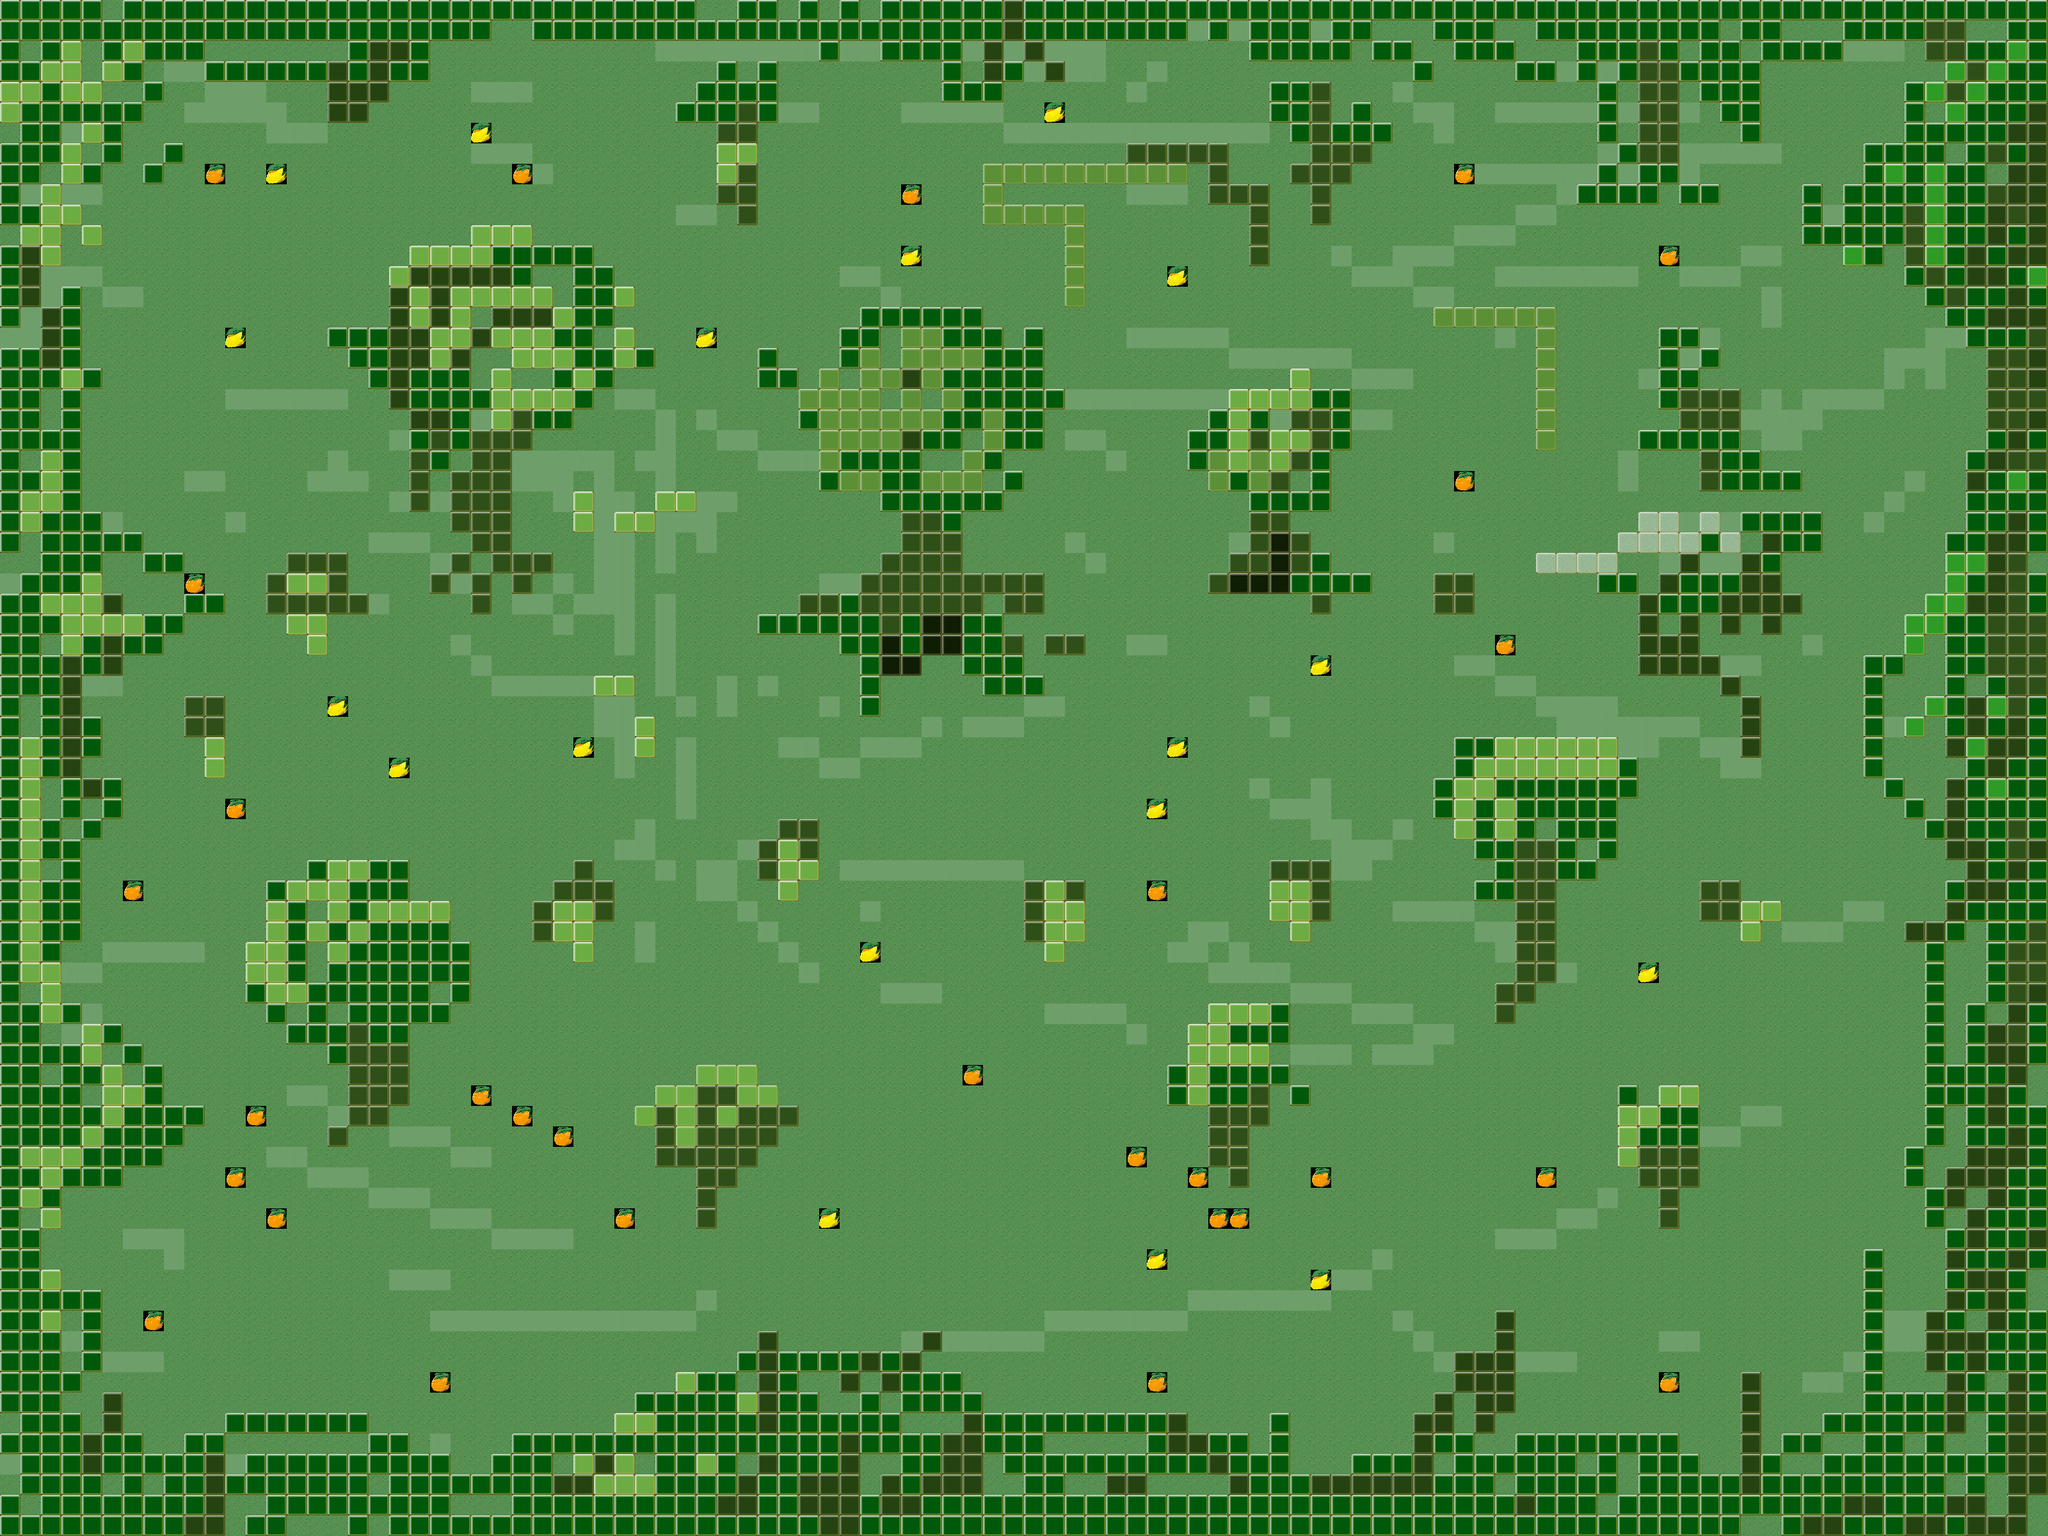

Rendered tile map (Tiled .tmx) drawn with the repository's tilesets; below, a short description and the map source with its tile grids summarised:
An orthogonal 100x75 tile map with 32x32 px tiles, 1 tile layer (Kachelebene 1), 5 tilesets.

<map version="1.0" orientation="orthogonal" renderorder="right-down" width="100" height="75" tilewidth="32" tileheight="32" nextobjectid="1">
 <tileset firstgid="1" name="001_Lawn_Sprite" tilewidth="32" tileheight="32" tilecount="14">
  <image source="001_Lawn_Sprite.png" trans="ff00ff" width="448" height="32" />
 </tileset>
 <tileset firstgid="15" name="001_Fruititem_Lemon" tilewidth="32" tileheight="32" tilecount="2">
  <image source="001_Fruititem_Lemon.png" trans="ff00ff" width="64" height="32" />
 </tileset>
 <tileset firstgid="17" name="001_Fruititem_Orange" tilewidth="32" tileheight="32" tilecount="2">
  <image source="001_Fruititem_Orange.png" trans="ff00ff" width="64" height="32" />
 </tileset>
 <tileset firstgid="19" name="001_Enemy_Blue" tilewidth="32" tileheight="32" tilecount="2">
  <image source="001_Enemy_Blue.png" trans="ff00ff" width="64" height="32" />
 </tileset>
 <tileset firstgid="21" name="001_Enemy_Purple" tilewidth="32" tileheight="32" tilecount="2">
  <image source="001_Enemy_Purple.png" trans="ff00ff" width="64" height="32" />
 </tileset>
 <layer name="Kachelebene 1" width="100" height="75">
  <data>[7500 cells, 7500 non-empty, 14 distinct tile ids]</data>
 </layer>
</map>